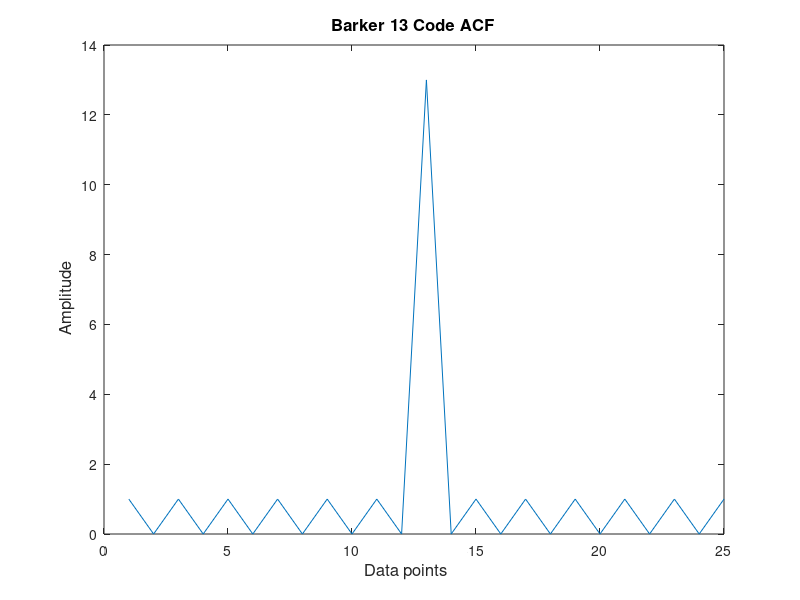
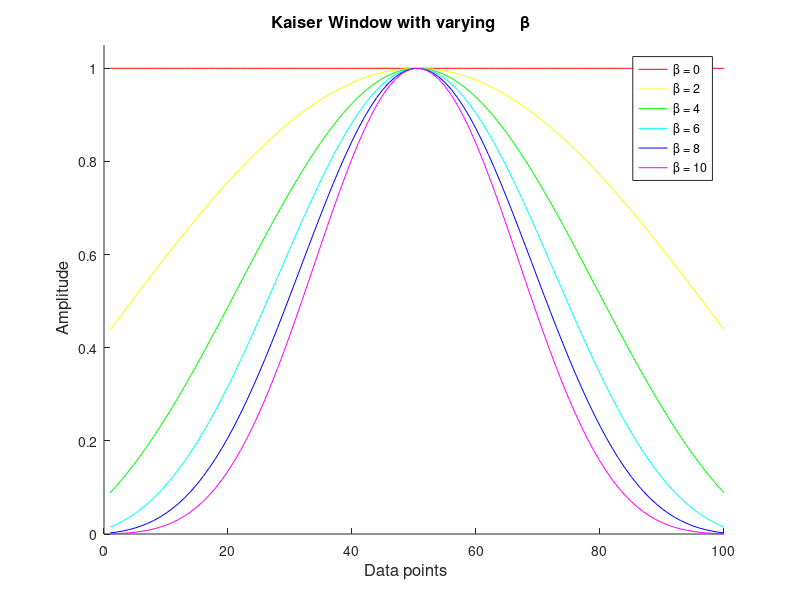

Recreate these plots in MATLAB, in order.
close all;
clear all;

fontsize = 12;

%% first a simple barker ACF
phase = [ 1 1 1 1 1 -1 -1 1 1 -1 1 -1 1];

acf = abs(xcorr(phase,phase));

fig = figure;
plot(acf);
title('Barker 13 Code ACF', 'FontSize', fontsize);
ylabel('Amplitude    ', 'FontSize', fontsize);
xlabel('Data points    ', 'FontSize',fontsize);
filename = '../thesis/figures/barker13-acf.png';
print(fig, '-dpng', '-r300', filename);



%% kaiser parameters
N=6;
points = 100
kaiser_params = linspace(0,10,N);
s = cell(1,N);
C = [1 0 0; 1 1 0; 0 1 0; 0 1 1; 0 0 1; 1 0 1];
fig = figure;
hold on;
for i=1:length(kaiser_params)
  amp = kaiser(points, kaiser_params(i))';
  h(i) = plot(amp, 'Color', C(i, :));
  s{i} = sprintf('\\beta = %d', kaiser_params(i));
end
ind = [1 2 3 4 5 6];
legend(h(ind),s{ind});
title('Kaiser Window with varying     \beta     ', 'FontSize', fontsize);
ylabel('Amplitude    ', 'FontSize', fontsize);
xlabel('Data points    ', 'FontSize',fontsize);
ylim([0 1.05]);

filename = '../thesis/figures/kaiserparams.png';
print(fig, '-dpng', '-r300', filename);
